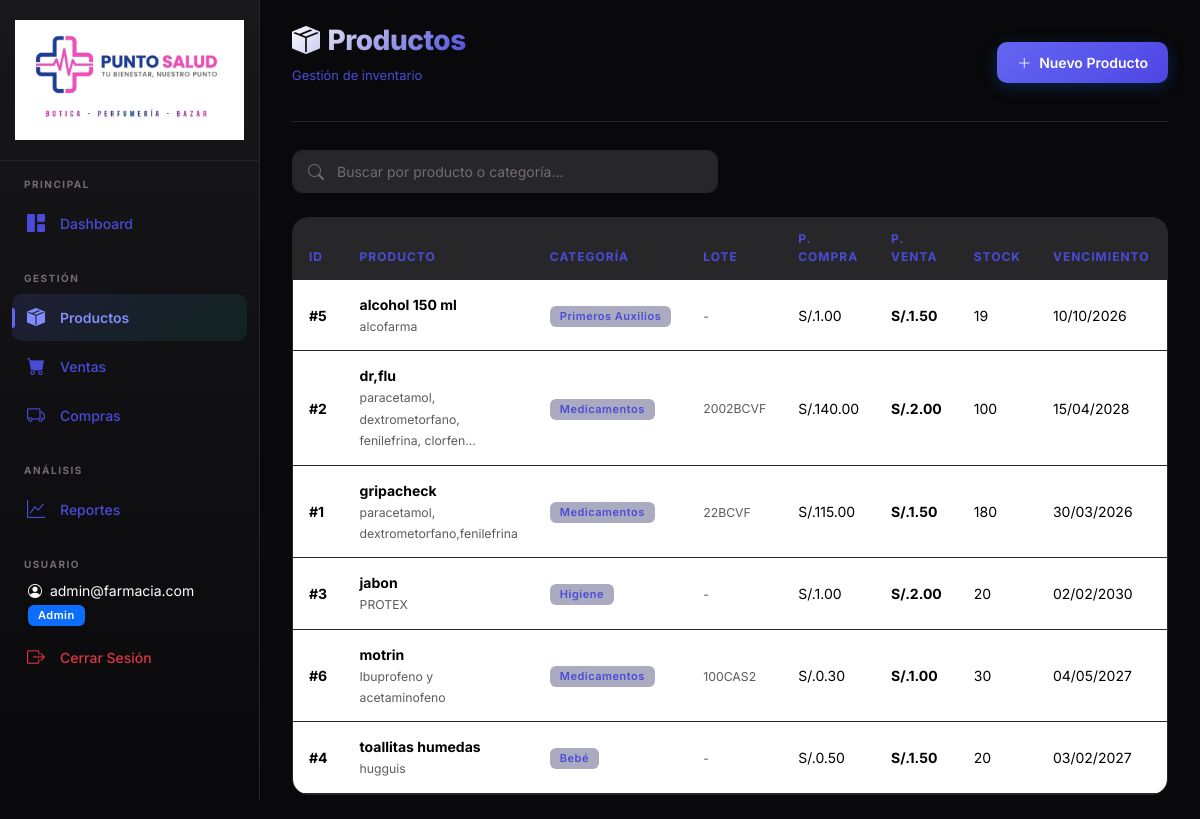
The page /productos (signed in) on the database as committed earlier.
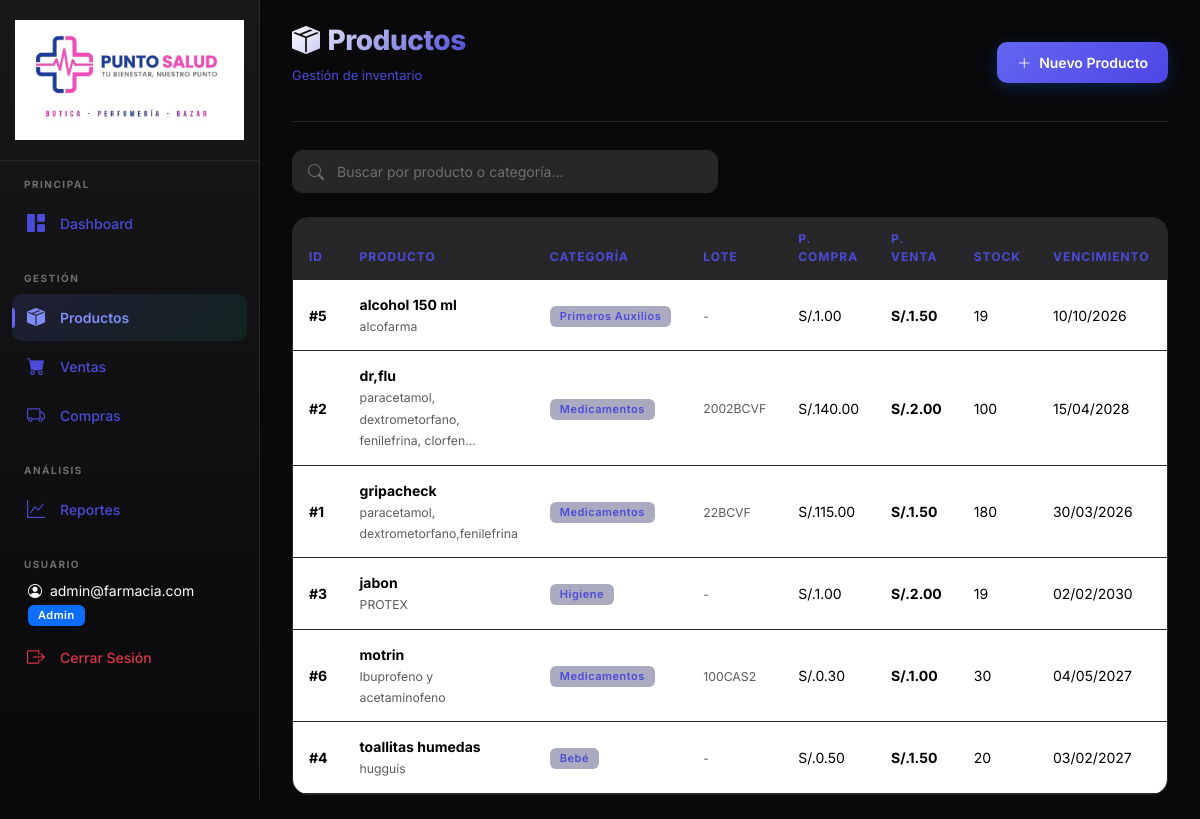
The same page on the database as committed later.
### models.py (models this page shows, shortened)
class Producto(db.Model):
    __tablename__ = 'productos'
    id = db.Column(db.Integer, primary_key=True)
    nombre = db.Column(db.String(200), nullable=False)
    descripcion = db.Column(db.Text, nullable=True)
    categoria = db.Column(db.String(100), nullable=True, default='General')
    lote = db.Column(db.String(100), nullable=True)
    precio_compra = db.Column(db.Float, nullable=False, default=0.0)
    precio_venta = db.Column(db.Float, nullable=False, default=0.0)
    stock = db.Column(db.Integer, nullable=False, default=0)
    stock_minimo = db.Column(db.Integer, nullable=False, default=5)
    fecha_vencimiento = db.Column(db.Date, nullable=True)
    fecha_creacion = db.Column(db.DateTime, default=datetime.utcnow)
    detalles_venta = db.relationship('DetalleVenta', backref='producto', lazy=True)
    detalles_compra = db.relationship('DetalleCompra', backref='producto', lazy=True)
    @property
    def stock_bajo(self):
        return self.stock <= self.stock_minimo

### app.py (the view)
@app.route('/productos')
@login_required
def productos_lista():
    buscar = request.args.get('buscar', '')
    if buscar:
        productos = Producto.query.filter(or_(
            Producto.nombre.ilike(f'%{buscar}%'),
            Producto.categoria.ilike(f'%{buscar}%'),
            Producto.descripcion.ilike(f'%{buscar}%')
        )).all()
    else:
        productos = Producto.query.order_by(Producto.nombre).all()
    return render_template('productos/lista.html', productos=productos, buscar=buscar)

### app.py (called while the page is built)
@login_manager.user_loader
def load_user(user_id):
    return Usuario.query.get(int(user_id))

### models.py (called while the page is built)
    @property
    def is_admin(self):
        return self.rol == 'admin'

### templates/productos/lista.html (shortened to what this page needs)
{% extends "base.html" %}
{% block content %}
<div class="page-header">
    <div>
        <h1><i class="bi bi-box-seam-fill me-2"></i>Productos</h1>
        <span class="breadcrumb">Gestión de inventario</span>
    </div>
    {% if current_user.is_admin %}
    <a href="{{ url_for('producto_nuevo') }}" class="btn btn-primary" id="btn-nuevo-producto">
        <i class="bi bi-plus-lg"></i> Nuevo Producto
    </a>
    {% endif %}
</div>
<div class="row mb-4">
    <div class="col-md-6">
        <form method="GET" class="search-bar">
            <i class="bi bi-search"></i>
            <input type="text" name="buscar" class="form-control" placeholder="Buscar por producto o categoría..."
                value="{{ buscar }}" id="input-buscar-producto">
        </form>
    </div>
</div>
<div class="card">
    <div class="card-body p-0">
        {% if productos %}
        <div class="table-responsive">
            <table class="table" id="tabla-productos">
                <thead>
                    <tr>
                        <th>ID</th>
                        <th>Producto</th>
                        <th>Categoría</th>
                        <th>Lote</th>
                        <th>P. Compra</th>
                        <th>P. Venta</th>
                        <th>Stock</th>
                        <th>Vencimiento</th>
                    </tr>
                </thead>
                <tbody>
                    {% for p in productos %}
                    <tr>
                        <td><strong>#{{ p.id }}</strong></td>
                        <td>
                            <div>
                                <strong>{{ p.nombre }}</strong>
                                {% if p.descripcion %}
                                <br><small class="text-muted">{{ p.descripcion[:50] }}{{ '...' if p.descripcion|length >
                                    50 }}</small>
                                {% endif %}
                            </div>
                        </td>
                        <td><span class="badge" style="background: var(--dark-4); color: var(--text-secondary);">{{
                                p.categoria }}</span></td>
                        <td><small class="text-muted">{{ p.lote if p.lote else '-' }}</small></td>
                        <td>S/.{{ "%.2f"|format(p.precio_compra) }}</td>
                        <td><strong>S/.{{ "%.2f"|format(p.precio_venta) }}</strong></td>
                        <td>{{ p.stock }}</td>
                        <td>
                            {% if p.fecha_vencimiento %}
                            {{ p.fecha_vencimiento.strftime('%d/%m/%Y') }}
                            {% else %}
                            <span class="text-muted">-</span>
                            {% endif %}
                        </td>
                    </tr>
                    {% endfor %}
                </tbody>
            </table>
        </div>
        {% endif %}
    </div>
</div>
{% endblock %}

Rows that differ between the two databases and show on the page:
changed Producto "jabon": stock "20" → "19"
